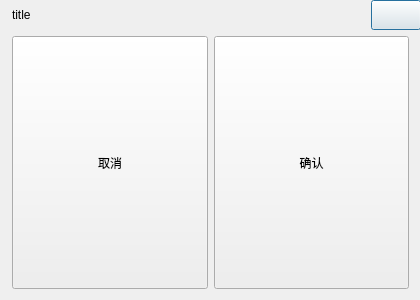
<?xml version="1.0" encoding="UTF-8"?>
<ui version="4.0">
 <class>dialog_custom_big</class>
 <widget class="QDialog" name="dialog_custom_big">
  <property name="geometry">
   <rect>
    <x>0</x>
    <y>0</y>
    <width>420</width>
    <height>300</height>
   </rect>
  </property>
  <property name="windowTitle">
   <string>Dialog</string>
  </property>
  <widget class="QWidget" name="verticalLayoutWidget_2">
   <property name="geometry">
    <rect>
     <x>0</x>
     <y>0</y>
     <width>421</width>
     <height>301</height>
    </rect>
   </property>
   <layout class="QVBoxLayout" name="verticalLayout_2" stretch="1,6,2">
    <item>
     <layout class="QHBoxLayout" name="horizontalLayout_2" stretch="4,0">
      <property name="leftMargin">
       <number>12</number>
      </property>
      <item>
       <widget class="QLabel" name="lb_big_dialog_title">
        <property name="text">
         <string>title</string>
        </property>
       </widget>
      </item>
      <item>
       <layout class="QVBoxLayout" name="verticalLayout_3" stretch="0">
        <property name="spacing">
         <number>0</number>
        </property>
        <item>
         <layout class="QHBoxLayout" name="horizontalLayout_3" stretch="1">
          <property name="spacing">
           <number>0</number>
          </property>
          <property name="rightMargin">
           <number>0</number>
          </property>
          <property name="bottomMargin">
           <number>0</number>
          </property>
          <item>
           <widget class="QPushButton" name="btn_big_dialog_close">
            <property name="sizePolicy">
             <sizepolicy hsizetype="Expanding" vsizetype="Expanding">
              <horstretch>0</horstretch>
              <verstretch>0</verstretch>
             </sizepolicy>
            </property>
            <property name="minimumSize">
             <size>
              <width>50</width>
              <height>30</height>
             </size>
            </property>
            <property name="maximumSize">
             <size>
              <width>50</width>
              <height>30</height>
             </size>
            </property>
            <property name="text">
             <string/>
            </property>
           </widget>
          </item>
         </layout>
        </item>
       </layout>
      </item>
     </layout>
    </item>
    <item>
     <layout class="QVBoxLayout" name="layout_big_dialog_main_set"/>
    </item>
    <item>
     <layout class="QVBoxLayout" name="verticalLayout" stretch="1">
      <property name="spacing">
       <number>6</number>
      </property>
      <property name="leftMargin">
       <number>12</number>
      </property>
      <property name="topMargin">
       <number>0</number>
      </property>
      <property name="rightMargin">
       <number>12</number>
      </property>
      <property name="bottomMargin">
       <number>12</number>
      </property>
      <item>
       <layout class="QHBoxLayout" name="horizontalLayout_4" stretch="0,0">
        <item>
         <widget class="QPushButton" name="btn_big_dialog_cancel">
          <property name="sizePolicy">
           <sizepolicy hsizetype="Expanding" vsizetype="Expanding">
            <horstretch>0</horstretch>
            <verstretch>0</verstretch>
           </sizepolicy>
          </property>
          <property name="text">
           <string>取消</string>
          </property>
         </widget>
        </item>
        <item>
         <widget class="QPushButton" name="btn_big_dialog_confirm">
          <property name="sizePolicy">
           <sizepolicy hsizetype="Expanding" vsizetype="Expanding">
            <horstretch>0</horstretch>
            <verstretch>0</verstretch>
           </sizepolicy>
          </property>
          <property name="text">
           <string>确认</string>
          </property>
         </widget>
        </item>
       </layout>
      </item>
     </layout>
    </item>
   </layout>
  </widget>
 </widget>
 <resources/>
 <connections/>
</ui>
